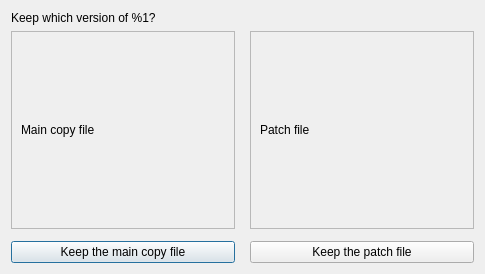
<?xml version="1.0" encoding="UTF-8"?>
<ui version="4.0">
 <class>FileMergeDialog</class>
 <widget class="QDialog" name="FileMergeDialog">
  <property name="geometry">
   <rect>
    <x>0</x>
    <y>0</y>
    <width>485</width>
    <height>274</height>
   </rect>
  </property>
  <property name="windowTitle">
   <string>File Merging - Eidolist</string>
  </property>
  <property name="windowIcon">
   <iconset>
    <normaloff>../icon.ico</normaloff>../icon.ico</iconset>
  </property>
  <layout class="QVBoxLayout" name="verticalLayout">
   <item>
    <widget class="QLabel" name="label">
     <property name="sizePolicy">
      <sizepolicy hsizetype="Preferred" vsizetype="Minimum">
       <horstretch>0</horstretch>
       <verstretch>0</verstretch>
      </sizepolicy>
     </property>
     <property name="maximumSize">
      <size>
       <width>16777215</width>
       <height>25</height>
      </size>
     </property>
     <property name="text">
      <string>Keep which version of %1?</string>
     </property>
    </widget>
   </item>
   <item>
    <layout class="QGridLayout" name="gridLayout">
     <item row="1" column="1">
      <widget class="Line" name="line">
       <property name="orientation">
        <enum>Qt::Orientation::Vertical</enum>
       </property>
      </widget>
     </item>
     <item row="2" column="0">
      <widget class="QPushButton" name="mainCopyButton">
       <property name="text">
        <string>Keep the main copy file</string>
       </property>
      </widget>
     </item>
     <item row="2" column="2">
      <widget class="QPushButton" name="patchButton">
       <property name="text">
        <string>Keep the patch file</string>
       </property>
      </widget>
     </item>
     <item row="0" column="0">
      <widget class="QScrollArea" name="scrollArea">
       <property name="widgetResizable">
        <bool>true</bool>
       </property>
       <widget class="QWidget" name="scrollAreaWidgetContents">
        <property name="geometry">
         <rect>
          <x>0</x>
          <y>0</y>
          <width>223</width>
          <height>190</height>
         </rect>
        </property>
        <layout class="QVBoxLayout" name="verticalLayout_3">
         <item>
          <widget class="QLabel" name="mainLabel">
           <property name="text">
            <string>Main copy file</string>
           </property>
          </widget>
         </item>
        </layout>
       </widget>
      </widget>
     </item>
     <item row="0" column="2">
      <widget class="QScrollArea" name="scrollArea_2">
       <property name="widgetResizable">
        <bool>true</bool>
       </property>
       <widget class="QWidget" name="scrollAreaWidgetContents_2">
        <property name="geometry">
         <rect>
          <x>0</x>
          <y>0</y>
          <width>223</width>
          <height>190</height>
         </rect>
        </property>
        <layout class="QVBoxLayout" name="verticalLayout_2">
         <item>
          <widget class="QLabel" name="patchLabel">
           <property name="text">
            <string>Patch file</string>
           </property>
          </widget>
         </item>
        </layout>
       </widget>
      </widget>
     </item>
    </layout>
   </item>
  </layout>
 </widget>
 <resources/>
 <connections/>
</ui>
